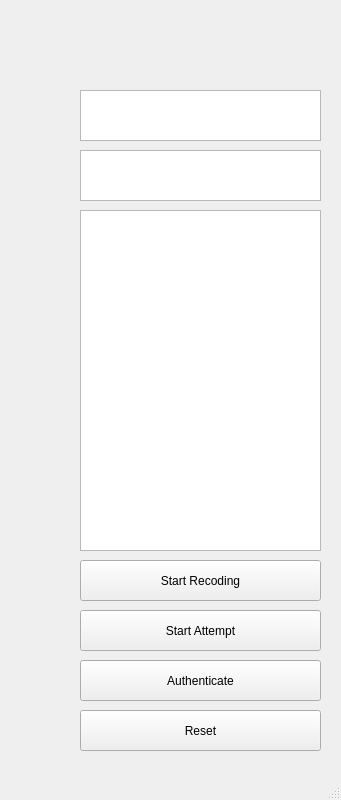
<?xml version="1.0" encoding="UTF-8"?>
<ui version="4.0">
 <class>MainWindow</class>
 <widget class="QMainWindow" name="MainWindow">
  <property name="geometry">
   <rect>
    <x>0</x>
    <y>0</y>
    <width>341</width>
    <height>800</height>
   </rect>
  </property>
  <property name="windowTitle">
   <string>MainWindow</string>
  </property>
  <widget class="QWidget" name="centralwidget">
   <widget class="QPushButton" name="pushButton">
    <property name="geometry">
     <rect>
      <x>80</x>
      <y>710</y>
      <width>241</width>
      <height>41</height>
     </rect>
    </property>
    <property name="text">
     <string>Reset</string>
    </property>
   </widget>
   <widget class="QPushButton" name="Authenticate">
    <property name="geometry">
     <rect>
      <x>80</x>
      <y>660</y>
      <width>241</width>
      <height>41</height>
     </rect>
    </property>
    <property name="text">
     <string>Authenticate</string>
    </property>
   </widget>
   <widget class="QPushButton" name="StartAttempt">
    <property name="geometry">
     <rect>
      <x>80</x>
      <y>610</y>
      <width>241</width>
      <height>41</height>
     </rect>
    </property>
    <property name="text">
     <string>Start Attempt</string>
    </property>
   </widget>
   <widget class="QPushButton" name="StartRecording">
    <property name="geometry">
     <rect>
      <x>80</x>
      <y>560</y>
      <width>241</width>
      <height>41</height>
     </rect>
    </property>
    <property name="text">
     <string>Start Recoding</string>
    </property>
   </widget>
   <widget class="QListView" name="listView">
    <property name="geometry">
     <rect>
      <x>80</x>
      <y>210</y>
      <width>241</width>
      <height>341</height>
     </rect>
    </property>
   </widget>
   <widget class="QTextBrowser" name="textBrowser">
    <property name="geometry">
     <rect>
      <x>80</x>
      <y>150</y>
      <width>241</width>
      <height>51</height>
     </rect>
    </property>
   </widget>
   <widget class="QTextBrowser" name="textBrowser_2">
    <property name="geometry">
     <rect>
      <x>80</x>
      <y>90</y>
      <width>241</width>
      <height>51</height>
     </rect>
    </property>
   </widget>
  </widget>
  <widget class="QMenuBar" name="menubar">
   <property name="geometry">
    <rect>
     <x>0</x>
     <y>0</y>
     <width>341</width>
     <height>17</height>
    </rect>
   </property>
  </widget>
  <widget class="QStatusBar" name="statusbar"/>
 </widget>
 <resources/>
 <connections/>
</ui>
